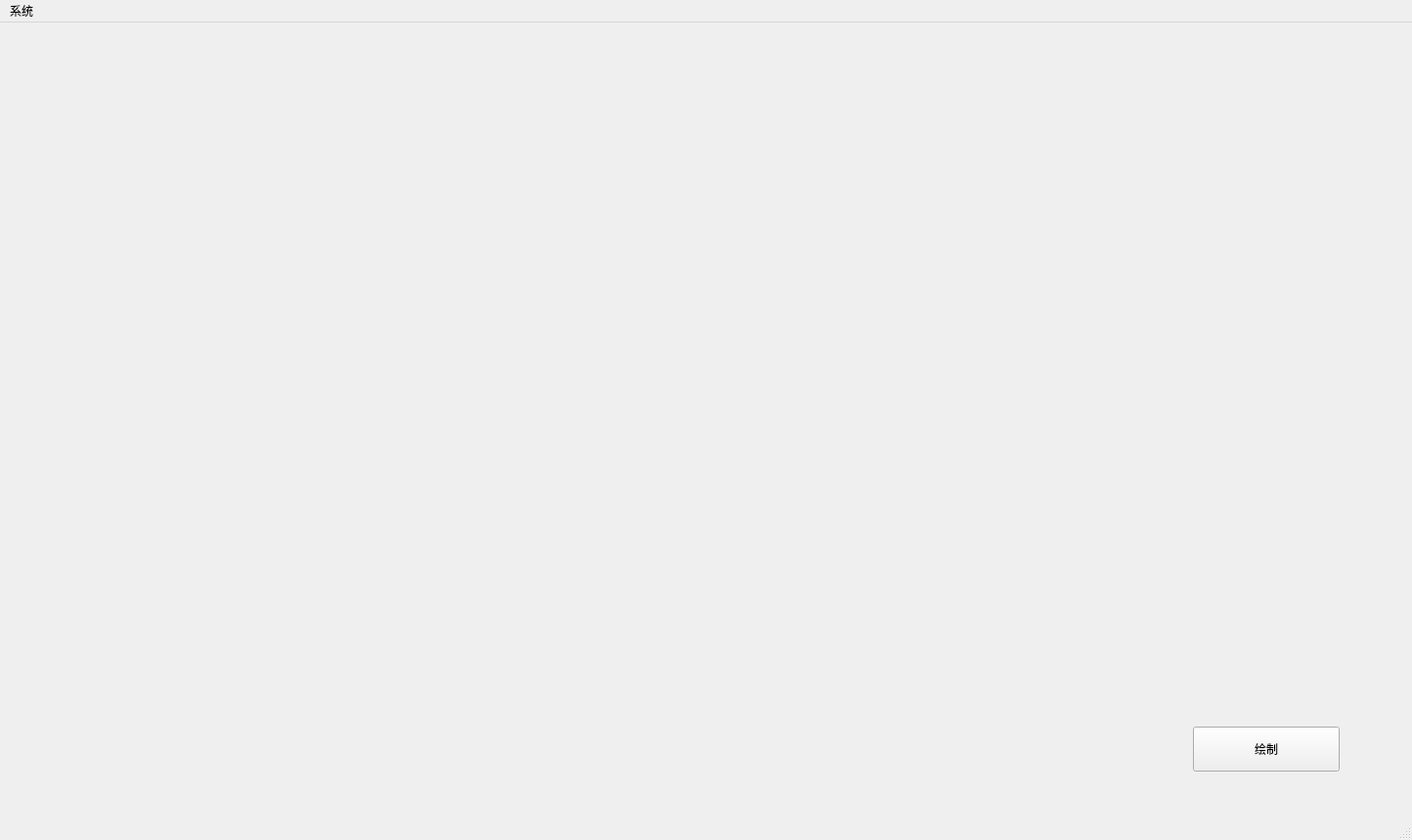
<?xml version="1.0" encoding="UTF-8"?>
<ui version="4.0">
 <class>MainWindow</class>
 <widget class="QMainWindow" name="MainWindow">
  <property name="geometry">
   <rect>
    <x>0</x>
    <y>0</y>
    <width>1444</width>
    <height>859</height>
   </rect>
  </property>
  <property name="windowTitle">
   <string>MainWindow</string>
  </property>
  <widget class="QWidget" name="centralwidget">
   <widget class="MplCanvasWrapper" name="widget" native="true">
    <property name="geometry">
     <rect>
      <x>10</x>
      <y>110</y>
      <width>931</width>
      <height>641</height>
     </rect>
    </property>
   </widget>
   <widget class="QPushButton" name="DrawButton">
    <property name="geometry">
     <rect>
      <x>1220</x>
      <y>720</y>
      <width>150</width>
      <height>46</height>
     </rect>
    </property>
    <property name="text">
     <string>绘制</string>
    </property>
   </widget>
  </widget>
  <widget class="QMenuBar" name="menubar">
   <property name="geometry">
    <rect>
     <x>0</x>
     <y>0</y>
     <width>1444</width>
     <height>37</height>
    </rect>
   </property>
   <widget class="QMenu" name="menu">
    <property name="title">
     <string>系统</string>
    </property>
    <addaction name="actionDataInput"/>
    <addaction name="separator"/>
    <addaction name="actionExit"/>
   </widget>
   <addaction name="menu"/>
  </widget>
  <widget class="QStatusBar" name="statusbar"/>
  <action name="actionDataInput">
   <property name="text">
    <string>读取数据</string>
   </property>
  </action>
  <action name="actionExit">
   <property name="text">
    <string>退出</string>
   </property>
  </action>
 </widget>
 <customwidgets>
  <customwidget>
   <class>MplCanvasWrapper</class>
   <extends>QWidget</extends>
   <header location="global">mplcanvaswrapper.h</header>
   <container>1</container>
  </customwidget>
 </customwidgets>
 <resources/>
 <connections>
  <connection>
   <sender>actionExit</sender>
   <signal>triggered()</signal>
   <receiver>MainWindow</receiver>
   <slot>close()</slot>
   <hints>
    <hint type="sourcelabel">
     <x>-1</x>
     <y>-1</y>
    </hint>
    <hint type="destinationlabel">
     <x>399</x>
     <y>299</y>
    </hint>
   </hints>
  </connection>
  <connection>
   <sender>DrawButton</sender>
   <signal>clicked()</signal>
   <receiver>widget</receiver>
   <slot>update()</slot>
   <hints>
    <hint type="sourcelabel">
     <x>1314</x>
     <y>770</y>
    </hint>
    <hint type="destinationlabel">
     <x>868</x>
     <y>639</y>
    </hint>
   </hints>
  </connection>
 </connections>
</ui>
